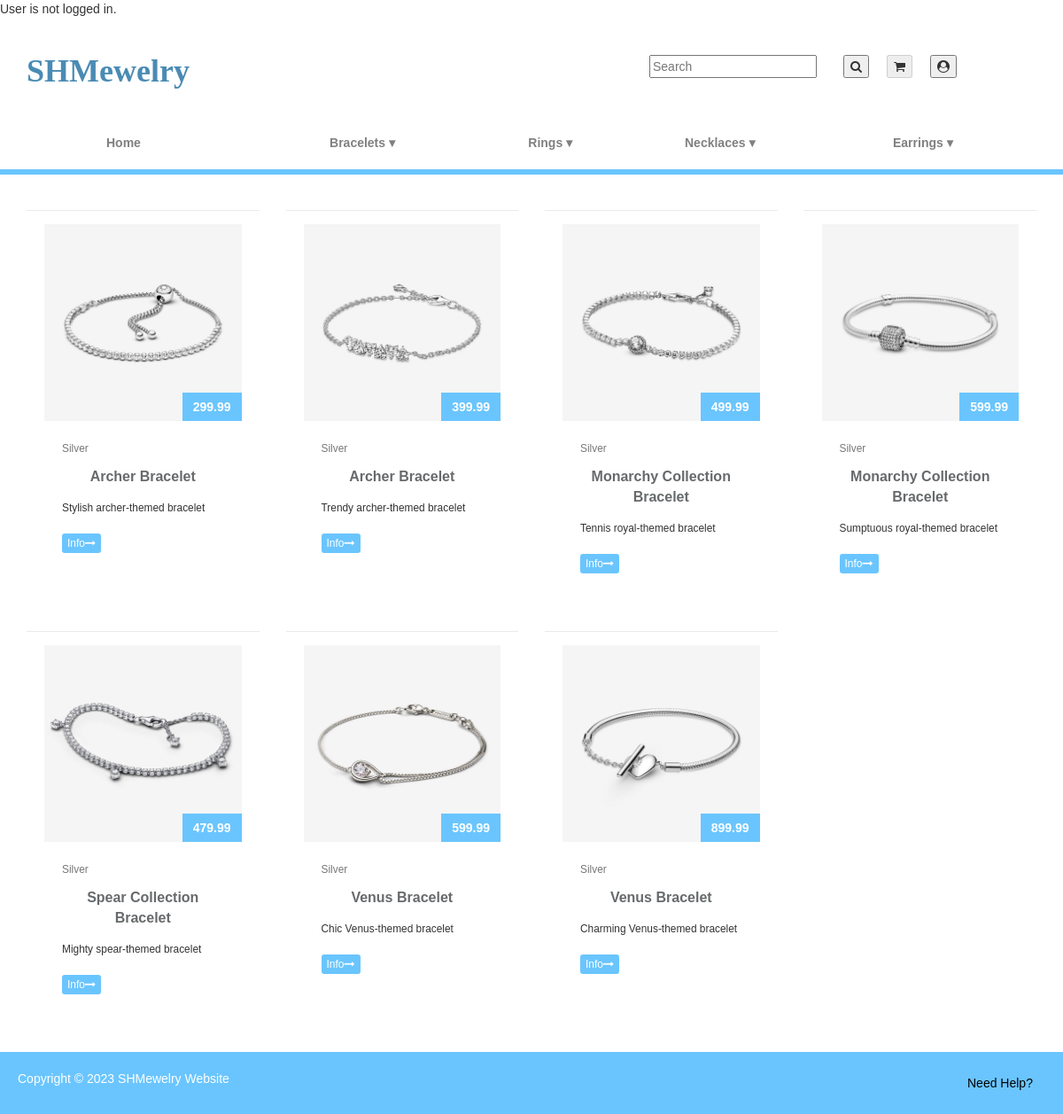
The page /?controller=product&action=read&type=bracelet&material=Silver on the database its author committed.
### tables this page shows
CREATE TABLE PRODUCT (
    PRODUCT_ID INT AUTO_INCREMENT PRIMARY KEY,
    NAME VARCHAR(35),
    DESCRIPTION TEXT,
    PRICE DECIMAL(10, 2),
    MANUFACTURER VARCHAR(35),
    COLOR VARCHAR(35),
    MATERIAL VARCHAR(35),
    TYPE VARCHAR(35),
    SIZE VARCHAR(50),
    STOCK INT,
    PRODUCT_IMAGE VARCHAR(255)
);

### Models/Product.php (called while the page is built, shortened)
<?php
include_once(__DIR__ . '/../db_connection.php');
class Product
{
    public static function read()
    {
        $result = array();
        if (isset($_GET['material'])) {
            $result = Product::viewByJewelrySubtype();
        } else {
            $result = Product::viewByJewelryType();
        }
        return $result;
    }
    private static function viewByJewelrySubtype()
    {
        global $conn;
        $type = isset($_GET['type']) ? $_GET['type'] : 'ring';
        $material = isset($_GET['material']) ? $_GET['material'] : 'gold';
        $sql = "SELECT * FROM `PRODUCT` WHERE `TYPE` = ? AND `MATERIAL` = ?;";
        $stmt = $conn->prepare($sql);
        $stmt->bind_param('ss', $type, $material);
        $stmt->execute();
        $result = $stmt->get_result();
        if ($result->num_rows > 0) {
            $rows = array();
            while ($row = $result->fetch_assoc()) {
                $rows[] = $row;
            }
            return $rows;
        }
        return null;
    }
}
?>

### Views/Product/read.php (the view, shortened to what this page needs)
<!DOCTYPE html>
<html lang="en">
<head>
    <link href="https://netdna.bootstrapcdn.com/bootstrap/3.3.6/css/bootstrap.min.css" rel="stylesheet">
    <link rel="stylesheet" href="CSS/product_listing.css">
    <link rel="stylesheet" href="CSS/shared.css">
</head>
<body>
    <?php include_once __DIR__ . "/../../navbar.php"; ?>
    <div class="container">
    <?php
    if (isset($data) && is_array($data) && !empty($data)) {
        foreach ($data as $row=> $product) {
            if ($row % 4 == 0) {
                echo '<div class="row">';
            }
            echo <<<ECHO
            <div class="col-md-3">
                <div class="ibox">
                    <div class="ibox-content product-box">
                        <div class="product-imitation">
                            <img src="assets/images/{$product['PRODUCT_IMAGE']}" alt="{$product['PRODUCT_IMAGE']}">
                        </div>
                        <div class="product-desc">
                            <span class="product-price">
                               {$product['PRICE']}
                            </span>
                            <small class="text-muted">{$product['MATERIAL']}</small>
                            <a href="?controller=product&action=view&id={$product['PRODUCT_ID']}" class="product-name">{$product['NAME']}</a>
                            <div class="small m-t-xs">
                                {$product['DESCRIPTION']}
                            </div>
                            <div class="m-t text-righ">
                                <a href="?controller=product&action=view&id={$product['PRODUCT_ID']}" class="btn btn-xs btn-blue">Info<i
                                        class="fa fa-long-arrow-right"></i> </a>
                            </div>
                        </div>
                    </div>
                </div>
            </div>
            ECHO;
            if ($row % 4 == 3 || $row == count($data) - 1) {
                echo '</div>';
            }
        }
    }
    ?>
    </div>
</body>
</html>

### CSS/product_listing.css (style rules this page uses)
body { margin-top:20px; background-color:#eee; }
.product-box { padding: 0; border: 1px solid #e7eaec; }
.product-imitation > img { width: 100%; height: 100%; max-width: 680px; max-height: 680px; object-fit: cover; }
.product-desc { padding: 20px; position: relative; }
.product-name { font-size: 16px; font-weight: 600; color: #676a6c; display: block; margin: 2px 0 5px 0; }
.product-price { font-size: 14px; font-weight: 600; color: #ffffff; background-color: #6ac5fe; padding: 6px 12px; position: absolute; top: -32px; right: 0; }
.ibox { clear: both; margin-bottom: 25px; margin-top: 0; padding: 0; }
.ibox:after, .ibox:before { display: table; }
.ibox-content { background-color: #ffffff; color: inherit; padding: 15px 20px 20px 20px; border-color: #e7eaec; border-image: none; border-style: solid solid none; border-width: 1px 0; }
.btn-blue { margin-top: 20px; background-color: #6ac5fe !important; color: white !important; }

### CSS/shared.css (style rules this page uses)
html, body { height: 100%; margin: 0; }
body { display: flex; flex-direction: column; }
header, footer { flex-shrink: 0; }

### CSS/style.css (style rules this page uses)
html, body { height: 100%; margin: 0; }
body { display: flex; flex-direction: column; font-family: Arial, sans-serif; margin: 0; padding: 0; background-color: #fff; overflow-x: hidden; }
a { text-decoration: none; color: black; padding: 10px; text-align: center; }
table { border-collapse: collapse; width: 100%; }
table td { max-width: 100%; flex-direction: column; align-items: center; }
th, td { padding: 10px; }
.wider-column2 { width: 92%; }

### rows shown on the page
product: PRODUCT_IMAGE (picture), PRICE "299.99", MATERIAL "Silver", NAME "Archer Bracelet", DESCRIPTION "Stylish archer-themed bracelet"
product: PRODUCT_IMAGE (picture), PRICE "399.99", MATERIAL "Silver", NAME "Archer Bracelet", DESCRIPTION "Trendy archer-themed bracelet"
product: PRODUCT_IMAGE (picture), PRICE "499.99", MATERIAL "Silver", NAME "Monarchy Collection Bracelet", DESCRIPTION "Tennis royal-themed bracelet"
product: PRODUCT_IMAGE (picture), PRICE "599.99", MATERIAL "Silver", NAME "Monarchy Collection Bracelet", DESCRIPTION "Sumptuous royal-themed bracelet"
product: PRODUCT_IMAGE (picture), PRICE "479.99", MATERIAL "Silver", NAME "Spear Collection Bracelet", DESCRIPTION "Mighty spear-themed bracelet"
product: PRODUCT_IMAGE (picture), PRICE "599.99", MATERIAL "Silver", NAME "Venus Bracelet", DESCRIPTION "Chic Venus-themed bracelet"
product: PRODUCT_IMAGE (picture), PRICE "899.99", MATERIAL "Silver", NAME "Venus Bracelet", DESCRIPTION "Charming Venus-themed bracelet"
